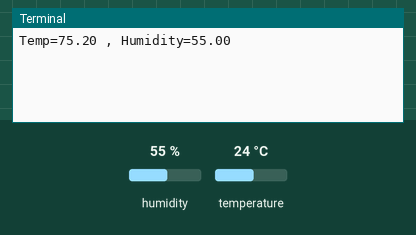
This program was run on a simulated Raspberry Pi (BCM pin numbers). On the bench: the last lines printed to the terminal. Inputs (shaded band) come from the test bench; at power-on: humidity 55 %, temperature 24 °C.

Above: at 1.2 s.
1.3 s: humidity set to 22 %
At 4.2 s:
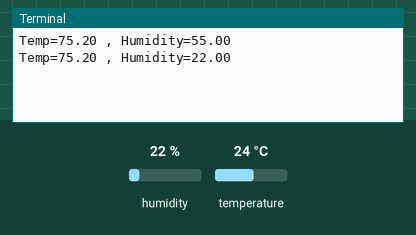
4.7 s: temperature set to 12 °C
At 7.0 s:
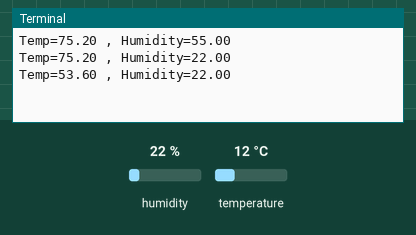
8.1 s: humidity set to 40 %
At 8.7 s:
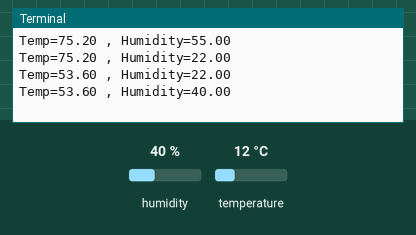
Timing chart, 0 to 11.1 s (numbered marks = the images above; inputs shaded):
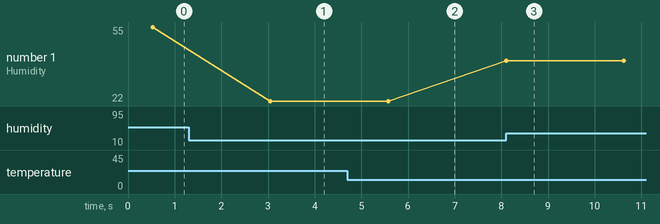

The program:

temp.py
```python
import sys
import time

import Adafruit_DHT

sensor = Adafruit_DHT.DHT22
pin = 6

msg = "Temp=%0.2f , Humidity=%0.2f"

while 1:

	humidity, temperature = Adafruit_DHT.read_retry(sensor, pin)

	temperature = temperature * 9/5.0 + 32

	if humidity is not None and temperature is not None:
	    print(msg % (temperature, humidity))
	else:
	    print('Failed to get reading. Trying again!')

	time.sleep(2)
```

Measured:
- after the input at 1.3 s, the terminal: prints a new line after 1.8 s (image 1)
- after the input at 4.7 s, the terminal: prints a new line after 0.88 s (image 2)
- after the input at 8.1 s, the terminal: prints a new line at once (image 3)
- plotted number 1: 55 → 22 after the input at 1.3 s, 22 → 40 after the input at 8.1 s
